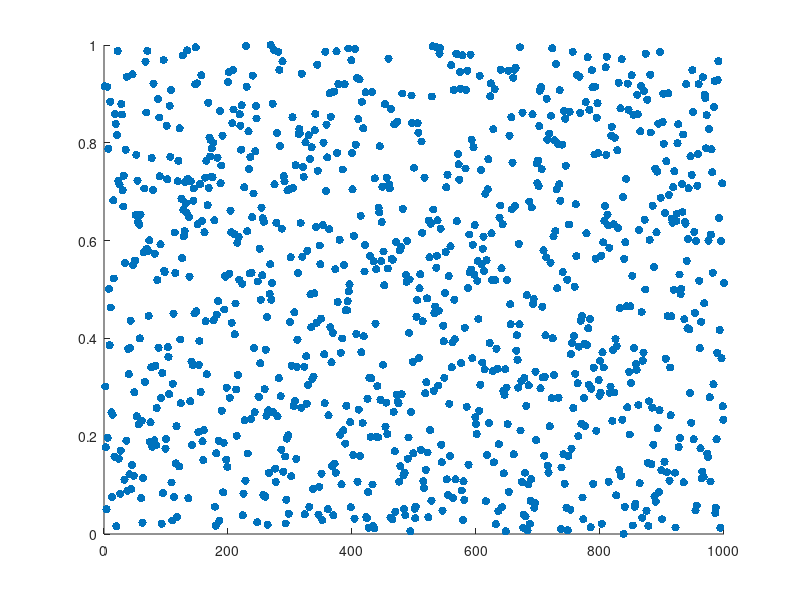

Write MATLAB code to recreate this figure. (Note: this script raises an error after producing the figure.)
%% Random Signals and Stochastic Processes 

%% Question 1
x = rand(1,1000);

figure; % Create a new figure
scatter(1:1000, x, 'filled'); % Scatter plot with indices on the x-axis
xlabel('Sample number', FontSize=15); % Label for x-axis
ylabel('Value ', FontSize=15); % Label for y-axis
% title(''); % Title for the plot
grid on; % Enable grid for better visibility
fontsize("scale", 1.5)


%%
% theoretical mean for the distribution unif(0,1)
% integral from 0 to 1 of x
% upper bound (ub) and lower bound  (lb) are referring to the uniform
% distribution

lb = 0;
ub = 1;
x_axis = linspace(lb, ub, 1e6); % 1e6 points from 0 to 1
dx = x_axis(1,2) - x_axis(1,1);

% defining the probability distribution
pdf_ = ones(1, 1e6) / (ub - lb);
theoretical_mean = trapz(pdf_ .* x_axis) * dx % integral of (x * pdf) dx
measured_mean = mean(x)
percentage_error_mean = abs((theoretical_mean - measured_mean) * 100 / theoretical_mean)

%% Question 2 

% standard deviation
% var = E(X^2) - E(X)^2
% std = sqrt(var)
m1 = theoretical_mean;
m2 = trapz(pdf_ .* x_axis.^2) * dx;
theoretical_std = sqrt(m2 - m1^2)

measured_std = std(x)
percentage_error_std = abs(theoretical_std - measured_std) * 100 / theoretical_std

% i couldn't get the E(X - E(X)) ^2  to work

%% Question 3

x10 = rand(10, 1000);

measured_means = mean(x10') % it collapses the first number in the dimension
bias_means = measured_means - theoretical_mean

measured_stds = std(x10');
bias_stds =  measured_stds - theoretical_std

figure;
scatter(measured_means, zeros(length(measured_means), 1), 'o') % Measured means on x-axis
hold on;
scatter(theoretical_mean, 0, 'x') % Theoretical mean on x-axis
title('Means');
legend('Measured', 'Theoretical');


figure;
scatter(measured_stds, zeros(length(measured_stds), 1), 'o') % Measured means on x-axis
hold on;
scatter(theoretical_std, 0, 'x') % Theoretical mean on x-axis
title('Standard Deviations');
legend('Measured', 'Theoretical');


%% Question 4

data = x;


figure;
histogram(data, 'Normalization', 'pdf'); % the 'Normalization' option will ensure the area = 1
title('Histogram of Data');
hold on
% Define the coordinates for the unit square (from 0 to 1)
x_ = [0 1 1 0]; % x-coordinates of the square
y_ = [0 0 1 1]; % y-coordinates of the square

% Use the 'fill' function to shade the unit square
fill(x_, y_, 'r', 'FaceAlpha', 0.3); % 'b' for blue color with 30% transparency

xlabel('Value');
ylabel('Probability Density');
% Display grid
grid on;


%% Question 5

x = randn(1,1000);

% standard normal distribution parameters
theoretical_mean = 0;
theoretical_std = 1;

% Q5.1 mean

measured_mean = mean(x)
percentage_error_mean = abs((theoretical_mean - measured_mean) * 100 / theoretical_mean)

% Q5.2 std

measured_std = std(x)
percentage_error_std = abs((theoretical_std - measured_std) * 100 / theoretical_std)

% Q5.3 biases plot

x10 = randn(10, 1000);

measured_means = mean(x10'); % it collapses the first number in the dimension
bias_means = measured_means - theoretical_mean

measured_stds = std(x10');
bias_stds =  measured_stds - theoretical_std

figure;
scatter(measured_means, zeros(length(measured_means), 1), 'o') % Measured means on x-axis
hold on;
scatter(theoretical_mean, 0, 'x') % Theoretical mean on x-axis
title('Means');
legend('Measured', 'Theoretical');


figure;
scatter(measured_stds, zeros(length(measured_stds), 1), 'o') % Measured means on x-axis
hold on;
scatter(theoretical_std, 0, 'x') % Theoretical mean on x-axis
title('Standard Deviations');
legend('Measured', 'Theoretical');


% Q5.4 pdf plot

data = x;

% Create histogram of data
figure;
histogram(data, 'Normalization', 'pdf'); % Normalization ensures area = 1
hold on;

% Define x values for the standard normal distribution (PDF)
x = -4:0.01:4; % A range around 0 (mean) for the standard normal distribution
y = normpdf(x, 0, 1); % Standard normal distribution PDF

% Use the 'fill' function to shade the area under the normal distribution curve
fill(x, y, 'r', 'FaceAlpha', 0.3); % 'r' for red color with 30% transparency

% Plot the normal distribution curve
plot(x, y, 'k', 'LineWidth', 2); % Black line for the PDF

% Add title and labels
title('Histogram and Shaded Standard Normal Distribution');
xlabel('Value');
ylabel('Probability Density');

% Display grid
grid on;
